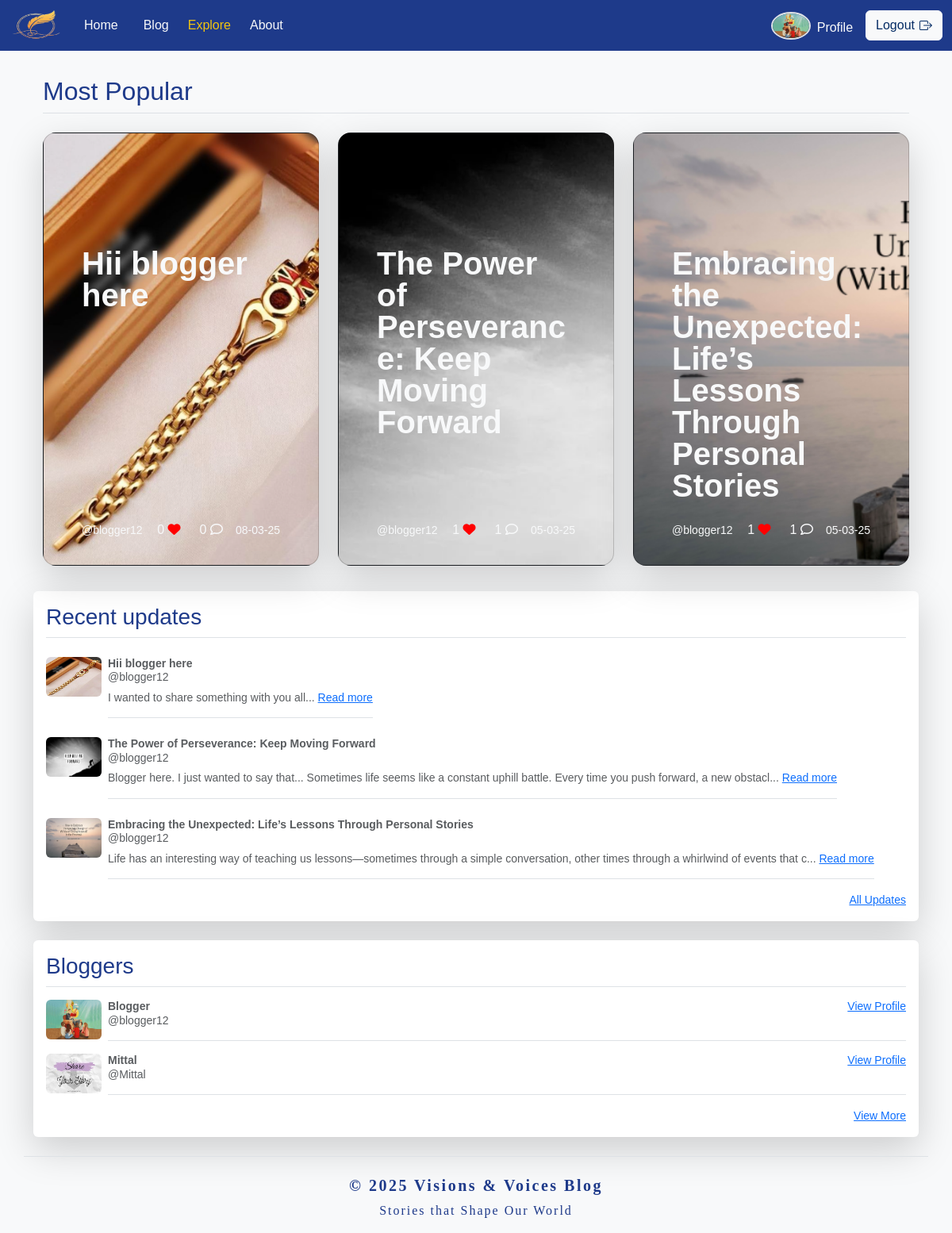
The app's page /explore/ (signed in) with its own data.
### blog/models.py (models this page shows, shortened)
class Profile(models.Model):
    user = models.OneToOneField(User, on_delete=models.CASCADE)
    name = models.CharField(max_length=255)
    bio = models.TextField()
    profile_image = models.ImageField(upload_to='profile_images/', blank=True, null=True)

class Post(models.Model):
    CATEGORY_CHOICES = [
        ('Personal Stories & Experiences', 'Personal Stories & Experiences'),
        ('Cultural & Social Commentary', 'Cultural & Social Commentary'),
        ('Futuristic & Visionary Ideas', 'Futuristic & Visionary Ideas'),
        ('Inspiration & Motivation', 'Inspiration & Motivation'),
        ('Philosophical & Deep Thought Pieces', 'Philosophical & Deep Thought Pieces'),
        ('Book Reviews & Recommendations', 'Book Reviews & Recommendations'),
        ('Travel & Cultural Exploration', 'Travel & Cultural Exploration'),
    ]
    user = models.ForeignKey(User, on_delete=models.CASCADE, related_name="posts")
    title = models.CharField(max_length=200)
    content = models.TextField()
    image = models.ImageField(upload_to='post_images/', blank=True, null=True)
    category = models.CharField(max_length=50, choices=CATEGORY_CHOICES)
    likes = models.ManyToManyField(User, related_name='liked_posts', blank=True)
    saved_by = models.ManyToManyField(User, related_name='saved_posts', blank=True)
    created_at = models.DateTimeField(auto_now_add=True)
    updated_at = models.DateTimeField(auto_now=True)
    @property
    def like_count(self):
        return self.likes.count()

### blog/views.py (the view)
# urls.py: path('explore/',  views.explore, name="explore"),
@login_required
def explore(request):
    most_popular_posts = Post.objects.annotate(like_count=Count('likes')).order_by('-like_count')[:3]
    recent_posts = Post.objects.all().order_by('-created_at')
    users = Profile.objects.all()
    profile = Profile.objects.get(user=request.user)
    context = {
        'most_popular_posts': most_popular_posts,
        'recent_posts': recent_posts,
        'users': users,
        'profile': profile
    }
    return render(request, 'explore.html', context)

### blog/templates/explore.html (shortened to what this page needs)
{% extends 'base.html' %}
{% load static %}
{% block body %}
<div class="container px-4 pt-5" id="custom-cards">
    <h2 class="pb-2 border-bottom">Most Popular</h2>
    <div class="row row-cols-1 row-cols-lg-3 align-items-stretch g-4 py-3">
        {% for post in recent_posts|slice:":3" %}
        <div class="col">
            {% if post.image %}
            <div class="card card-cover h-100 overflow-hidden text-bg-dark rounded-4 shadow-lg"
                style="background-image: url('{{ post.image.url }}'); background-size: cover; background-repeat: no-repeat;">
            {% else %}
            <div class="card card-cover h-100 overflow-hidden text-bg-dark rounded-4 shadow-lg"
                style="background-image: url('{% static 'images/favicon.png' %}'); background-size: cover; background-repeat: no-repeat;">
            {% endif %}
                <div class="d-flex flex-column h-100 p-5 pb-3 text-light text-shadow-1">
                    <h3 class="pt-5 mt-5 mb-4 display-6 lh-1 fw-bold">{{ post.title }}</h3>
                    <ul class="d-flex list-unstyled mt-auto">
                        <li class="me-auto">
                            <small>@{{ post.user.username }}</small>
                        </li>
                        <li class="d-flex align-items-center me-3">
                            <div class="icon-row row">
                                <div class="icon col text-end">
                                    {{ post.like_count }} <i class="fas fa-heart" style="color: red;"></i>
                                </div>
                                <div class="icon col text-start">
                                    {{ post.like_count }} <i class="far fa-comment"></i>
                                </div>
                              </div>
                        </li>
                        <li class="d-flex align-items-center">
                            <small>{{ post.created_at|date:"d-m-y" }}</small>
                        </li>
                    </ul>
                </div>
            </div>
        </div>
        {% endfor %}
    </div>
</div>
<div class="container">
    <div class="my-3 p-3 bg-body rounded shadow-lg">
        <h3 class="border-bottom pb-2 mb-0">Recent updates</h3>
        {% for post in recent_posts|slice:":3"  %}
        <div class="d-flex text-body-secondary pt-4">
            {% if post.image %}
                <img class="bd-placeholder-img flex-shrink-0 me-2 rounded" width="70" height="50" src="{{ post.image.url }}" alt="{{ post.title }}" />
            {% else %}
                <img class="bd-placeholder-img flex-shrink-0 me-2 rounded" width="70" height="50" src="{% static 'images/favicon.png' %}" alt="Default image" />
            {% endif %}
            <p class="pb-3 mb-0 small lh-sm border-bottom">
                <strong class="d-block text-gray-dark">{{ post.title }}</strong>
                <span class="d-block text-gray pb-2">@{{ post.user.username }}</span>
                {{ post.content|slice:":140" }}... <a href="{% url 'blog_detail' id=post.id  %}">Read more</a>
            </p>
        </div>
    {% endfor %}
        <small class="d-block text-end mt-3">
            <a href="" data-bs-toggle="modal" data-bs-target="#updatesModal">All Updates</a>
        </small>
    </div>
</div>
<div class="container my-4">
    <div class="my-3 p-3 bg-body rounded shadow-lg">
        <h3 class="border-bottom pb-2 mb-0">Bloggers</h3>
        {% for blog_user in users|slice:":3"  %}
    <div class="d-flex text-body-secondary pt-3">
        <img class="bd-placeholder-img flex-shrink-0 me-2 rounded" width="70" height="50" src="{{ blog_user.profile_image.url }}" />
        <div class="pb-3 mb-0 small lh-sm border-bottom w-100">
            <div class="d-flex justify-content-between">
                <strong class="text-gray-dark">{{ blog_user.name }}</strong>
                <a href="{% url 'user_profile' username=blog_user.user.username %}">View Profile</a>
            </div>
            <span class="d-block">@{{ blog_user.user.username }}</span>
        </div>
    </div>
{% endfor %}
        <small class="d-block text-end mt-3">
            <a href="" data-bs-toggle="modal" data-bs-target="#exampleModal">View More</a>
        </small>
    </div>
</div>
{% endblock %}

### blog/templates/base.html (shortened to what this page needs)
{% load static %}
<!doctype html>
<html lang="en">
<head>
    <link href="https://cdn.jsdelivr.net/npm/bootstrap@5.3.3/dist/css/bootstrap.min.css" rel="stylesheet"
>
    <link rel="stylesheet" href="https://cdnjs.cloudflare.com/ajax/libs/font-awesome/6.0.0-beta3/css/all.min.css">
    <link rel="stylesheet" href="{% static 'css/style.css' %}">
</head>
<body>
    <nav class="navbar navbar-expand-lg fixed-top" style="background-color: var(--deep-blue);">
        <div class="container-fluid">
            <a class="navbar-brand" href="/">
                <img src="{% static 'images/favicon.png' %}" alt="Bootstrap" width="70" height="38">
            </a>
            <div class="collapse navbar-collapse" id="navbarSupportedContent">
                <ul class="navbar-nav me-auto mb-2 mb-lg-0">
                    <li class="nav-item pe-3">
                        <a class="nav-link {% if request.path == '/' %}active{% endif %}" aria-current="page"
                            href="/">Home</a>
                    </li>
                    <li class="nav-item pe-2">
                        <a class="nav-link {% if request.path == '/blog/' or '/blog/' in request.path %}active{% endif %}"
   href="{% url 'blog' %}">Blog</a>
                    </li>
                    <li class="nav-item dropdown pe-2">
                        <a class="nav-link {% if request.path == '/explore/' %}active{% endif %}" href="{% url 'explore' %}">
                            Explore
                        </a>
                    </li>
                    <li class="nav-item pe-2">
                        <a class="nav-link {% if request.path == '/about/' %}active{% endif %}"
                            href="{% url 'about' %}">About</a>
                    </li>
                </ul>
                <div class="profile-container d-flex pe-3 mb-lg-0 mb-md-3 mb-sm-3 mb-3">
                    <img class="bd-placeholder-img border border-2 rounded-circle"  width="50" height="35" src="{{ profile.profile_image.url }}" alt="Profile Image" />
                    <a class="ps-2 pt-2 nav-link {% if request.path == '/profile/' or '/profile/' in request.path %}active{% endif %}"
   href="{% url 'profile' %}">Profile</a>
                </div>
                    <a href="{% url 'logout' %}" class="btn btn-light icon-link icon-link-hover text-primary-emphasis">Logout
                    </a>
            </div>
        </div>
    </nav>
    <br><br>
    {% block body %}{% endblock %}
    <footer class="container border-top pt-4 text-center">
        <h5 class="fw-bold" style="letter-spacing: 2.5px; font-family: cursive;">&copy; 2025 Visions & Voices Blog</h5>
        <p style="letter-spacing: 2px; font-family: cursive;">Stories that Shape Our World</p>
    </footer>
</body>
</html>

### blog/static/css/style.css (style rules this page uses)
:root { --deep-blue: #1E3A8A; --warm-gold: #F1C40F; --soft-white: #F8F9FA; --muted-gray: #B0B0B0; --pastel-coral: #FF6F61; --teal: #4DB6AC; }
body { font-family: 'Arial', sans-serif; background-color: var(--soft-white); color: var(--deep-blue); }
.navbar a { color: var(--soft-white); }
.navbar .nav-link.active { color: var(--warm-gold); }

### records on screen
Profile: profile_image (picture), name "Blogger", user.username "blogger12"
Post: image (picture), title "Hii blogger here", user.username "blogger12", like_count "0", created_at "08-03-25", content "I wanted to share something with you all"
Post: image (picture), title "The Power of Perseverance: Keep Moving Forward", user.username "blogger12", like_count "1", created_at "05-03-25", content "Blogger here. I just wanted to say that... Sometimes life seems like a constant uphill battle. Every time you push forward, a new obstacl"
Post: image (picture), title "Embracing the Unexpected: Life’s Lessons Through Personal Stories", user.username "blogger12", like_count "1", created_at "05-03-25", content "Life has an interesting way of teaching us lessons—sometimes through a simple conversation, other times through a whirlwind of events that c"
Profile: profile_image (picture), name "Mittal", user.username "Mittal"
